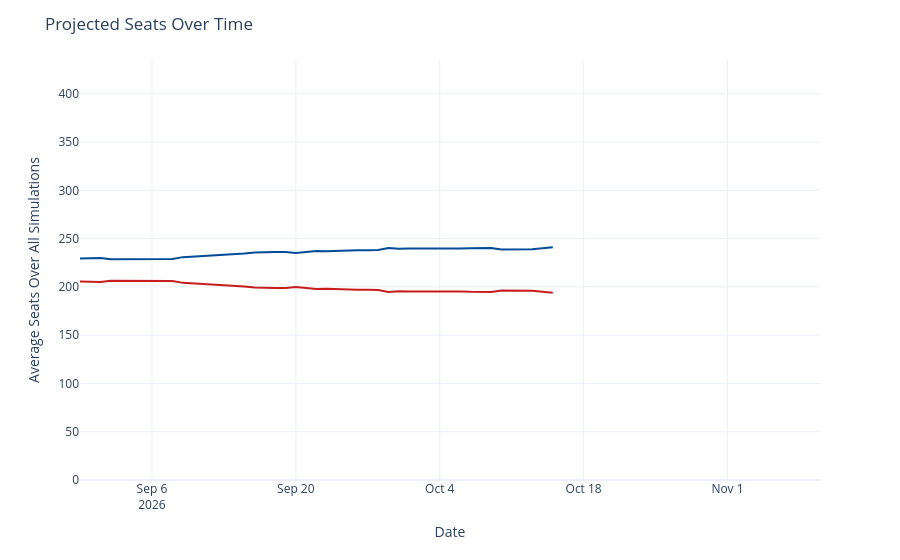

Notebook source saved alongside this figure:
### Code cell
seats_over_time = output_ts[(output_ts['geo'] == 'US House') &
                             (output_ts['type'] == 'seats')]
seats_over_time['rep_seats'] = seats_over_time['y'].map(lambda x: 435 - x)
seats_over_time = seats_over_time.rename({'y': 'Democrats', 'rep_seats': 'Republicans'}, axis=1)
seats_time_ser = px.line(seats_over_time, x='date', y=['Democrats', 'Republicans'], template='plotly_white',
                        color_discrete_map={'Democrats': '#004b97', 'Republicans': '#c71e1d'},)
seats_time_ser.update_traces(hovertemplate="%{y:.1f}")
seats_time_ser.update_layout(
    xaxis=dict(range=[pd.to_datetime('2026-08-30'), pd.to_datetime('2026-11-10')]),
    yaxis=dict(range=[0, 435]),
    xaxis_title='Date',
    yaxis_title='Average Seats Over All Simulations',
    title=dict(text="Projected Seats Over Time"),
    hovermode="x",
    showlegend=False
)
seats_time_ser

### Figure 1 — Plotly figure (JSON) as saved in the notebook; plotly's stock layout.template omitted (floating-point values rounded to 4 significant figures)
{"data": [{"hovertemplate": "%{y:.1f}", "legendgroup": "Democrats", "line": {"color": "#004b97", "dash": "solid"}, "marker": {"symbol": "circle"}, "mode": "lines", "name": "Democrats", "orientation": "v", "showlegend": true, "type": "scatter", "x": ["2026-08-30", "2026-08-31", "2026-09-01", "2026-09-02", "2026-09-03", "2026-09-04", "2026-09-05", "2026-09-06", "2026-09-07", "2026-09-08", "2026-09-09", "2026-09-14", "2026-09-15", "2026-09-16", "2026-09-17", "2026-09-18", "2026-09-19", "2026-09-20", "2026-09-21", "2026-09-22", "2026-09-23", "2026-09-24", "2026-09-25", "2026-09-26", "2026-09-27", "2026-09-28", "2026-09-29", "2026-09-30", "2026-10-01", "2026-10-02", "2026-10-03", "2026-10-04", "2026-10-05", "2026-10-06", "2026-10-07", "2026-10-08", "2026-10-09", "2026-10-10", "2026-10-11", "2026-10-12", "2026-10-13", "2026-10-15"], "xaxis": "x", "y": [229.4, 230.0, 230.0, 228.5, 228.5, 228.7, 228.7, 228.9, 228.8, 228.9, 230.8, 233.6, 234.7, 235.7, 236.2, 236.1, 236.0, 235.0, 236.2, 237.2, 236.9, 237.4, 237.9, 237.9, 237.9, 238.2, 240.4, 239.5, 239.7, 239.6, 239.5, 239.7, 239.8, 239.7, 240.1, 240.1, 240.2, 238.8, 238.7, 238.7, 238.9, 240.9], "yaxis": "y"}, {"hovertemplate": "%{y:.1f}", "legendgroup": "Republicans", "line": {"color": "#c71e1d", "dash": "solid"}, "marker": {"symbol": "circle"}, "mode": "lines", "name": "Republicans", "orientation": "v", "showlegend": true, "type": "scatter", "x": ["2026-08-30", "2026-08-31", "2026-09-01", "2026-09-02", "2026-09-03", "2026-09-04", "2026-09-05", "2026-09-06", "2026-09-07", "2026-09-08", "2026-09-09", "2026-09-14", "2026-09-15", "2026-09-16", "2026-09-17", "2026-09-18", "2026-09-19", "2026-09-20", "2026-09-21", "2026-09-22", "2026-09-23", "2026-09-24", "2026-09-25", "2026-09-26", "2026-09-27", "2026-09-28", "2026-09-29", "2026-09-30", "2026-10-01", "2026-10-02", "2026-10-03", "2026-10-04", "2026-10-05", "2026-10-06", "2026-10-07", "2026-10-08", "2026-10-09", "2026-10-10", "2026-10-11", "2026-10-12", "2026-10-13", "2026-10-15"], "xaxis": "x", "y": [205.6, 205.0, 205.0, 206.5, 206.5, 206.3, 206.3, 206.1, 206.2, 206.1, 204.2, 201.4, 200.3, 199.3, 198.8, 198.9, 199.0, 200.0, 198.8, 197.8, 198.1, 197.6, 197.1, 197.1, 197.1, 196.8, 194.6, 195.5, 195.3, 195.4, 195.5, 195.3, 195.2, 195.3, 194.9, 194.9, 194.8, 196.2, 196.3, 196.3, 196.1, 194.1], "yaxis": "y"}], "layout": {"hovermode": "x", "legend": {"title": {"text": "variable"}, "tracegroupgap": 0}, "margin": {"t": 60}, "showlegend": false, "title": {"text": "Projected Seats Over Time"}, "xaxis": {"anchor": "y", "domain": [0, 1], "range": ["2026-08-30T00:00:00", "2026-11-10T00:00:00"], "title": {"text": "Date"}}, "yaxis": {"anchor": "x", "domain": [0, 1], "range": [0, 435], "title": {"text": "Average Seats Over All Simulations"}}}}
